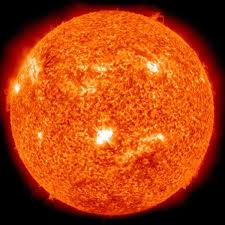
//> input picture face.jpeg, 225 x 225 px
$ ./blur_image   (built with g++ and OpenCV 4)
//> lines starting //> are read from the running program, lines starting //| are printed output that depends on the picture
#include <iostream>
#include <opencv2/highgui.hpp>
#include <opencv2/imgcodecs.hpp>
#include <opencv2/imgproc.hpp>

using namespace std;
using namespace cv;

int main() // we can use int main as well just don't forget
			// to add return 0 in the end
{
	string path = "face.jpeg";
	Mat img = imread(path);
//> img is the input picture: 225 rows x 225 cols, CV_8UC3; mean B, G, R 13.9, 64.7, 170.4

	Mat imgGray, Blur_img; //Defining Output Image matrix

	cvtColor(img, imgGray,
			COLOR_BGR2GRAY); // To convert image to
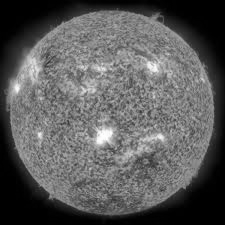
//> imgGray: 225 rows x 225 cols, CV_8UC1; min 0, max 255, mean 90.5
							// grayscale image
	GaussianBlur(img, Blur_img, Size(7, 7), 5,
				0); // Now finally adding blur to the image
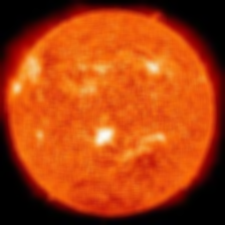
//> Blur_img: 225 rows x 225 cols, CV_8UC3; mean B, G, R 13.9, 64.7, 170.5

	imshow("Image", img); // Image before the onversion
	imshow("GrayImage",imgGray); // After Conversion to GrayScale
	imshow("Blurimg", Blur_img); // Blurred Image

	waitKey(0); // wait for keystroke
        return 0;
}
